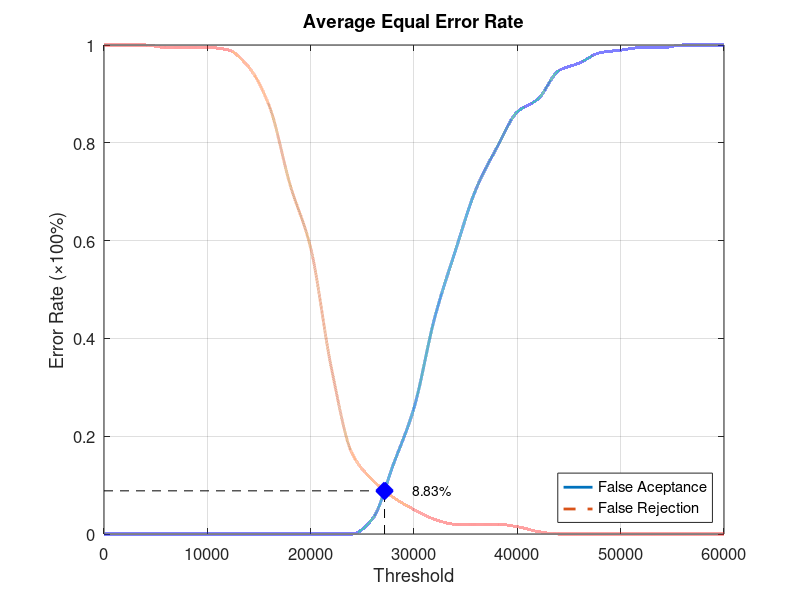
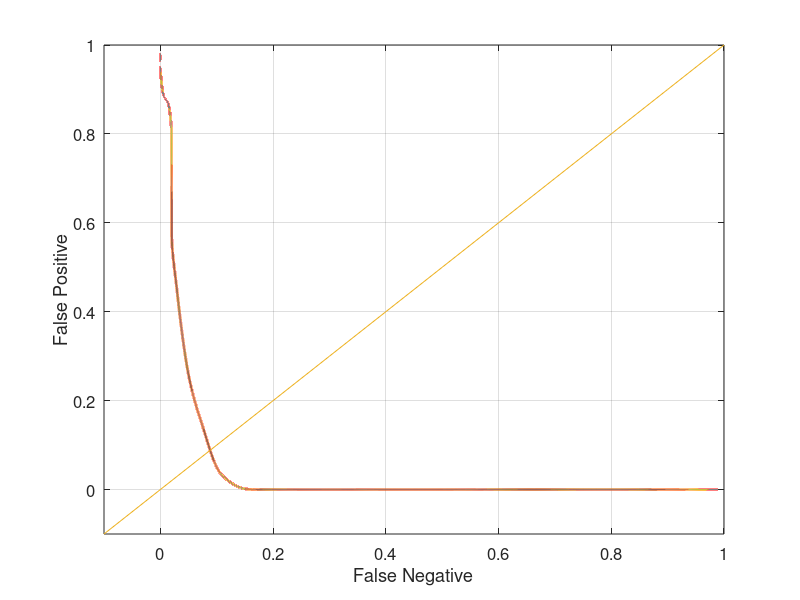

Source code (MATLAB) for these figures, in order:
function yEER = Database5_3
close all;
clear;
clc;
x = 0:2000:60000;
xq = 0:0.5:60000;

y0 = [0 0 0 0 0 0 0 0 0 0 0 0 0 0.0315789 0.142105 0.257895 0.442105 0.578947 0.705263 0.789474 0.863158 0.889474 0.947368 0.963158 0.984211 0.989474 0.994737 0.994737 1 1 1];
yy0 = interp1(x, y0, xq, 'pchip');
y1 = [1 1 1 0.995 0.995 0.995 0.99 0.955 0.875 0.715 0.585 0.34 0.165 0.11 0.075 0.05 0.03 0.02 0.02 0.02 0.015 0.005 0 0 0 0 0 0 0 0 0];
yy1 = interp1(x, y1, xq, 'pchip');

% Calculating EER: 
y2 = abs(y0 - y1);
find(y2 == min(y2))
yy2 = abs(yy0 - yy1);
xEER = find(yy2 == min(yy2));
xEERIndex = xq(xEER) % X-axis EER
yEER = yy0(xEER) % Y-axis EER

main = figure
plot(xq, yy0,'-','LineWidth', 2);	hold on
plot(xq, yy1,'--','LineWidth', 2);	hold on
plot([xEERIndex xEERIndex], [0 yEER], 'k--');	hold on
plot([0 xEERIndex], [yEER yEER], 'k--');	hold on
plot(xEERIndex, yEER, 'bx', 'LineWidth', 10);	hold on
text(xEERIndex + 10 * xEERIndex / 100, yEER, [num2str(round((10000 * yEER)) / 100) '%'])
legend('False Aceptance', 'False Rejection', 'Location', 'SouthEast')
xlabel('Threshold')
ylabel('Error Rate (\times100%)')
title('Average Equal Error Rate')
set(gca, 'FontSize', 12)
axis([0 60000 0 1])
grid on

print(main, 'Database5_3Main', '-dpng');
FNRxFPR = figure('Color', [1 1 1]);
plot(yy1, yy0, '-', yy1, yy0, 'LineWidth', 2);
hold on
y = -0.1:0.1:1
plot(y, y); 
set(gca, 'FontSize', 12)
xlabel('False Negative')
ylabel('False Positive')
axis([-0.1 1 -0.1 1])
set(gca, 'FontSize', 12)
grid on

print(FNRxFPR, 'Database5_3FNRxFPR','-dpng');
end
